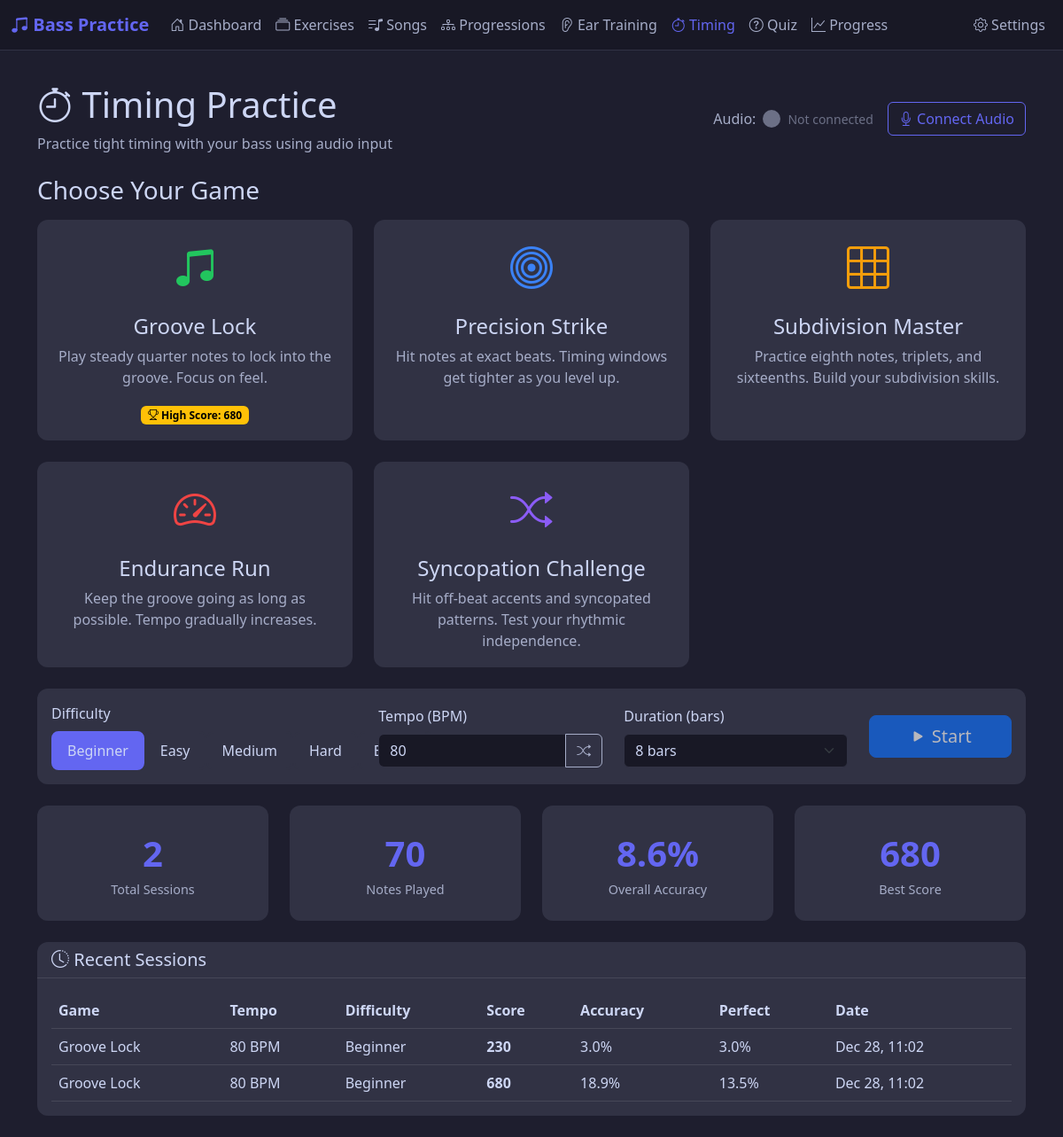
Screenshot of /timing with the database file from the repository.
### app/models.py (models this page shows, shortened)
class TimingHighScore(db.Model):
    __tablename__ = 'timing_high_scores'
    id = db.Column(db.Integer, primary_key=True)
    game_mode = db.Column(db.String(30), nullable=False)
    tempo_bpm = db.Column(db.Integer, nullable=False)
    difficulty = db.Column(db.Integer, default=1)
    high_score = db.Column(db.Integer, default=0)
    best_accuracy = db.Column(db.Float, default=0.0)  # Percentage
    best_streak = db.Column(db.Integer, default=0)  # Consecutive perfect hits
    achieved_at = db.Column(db.DateTime, default=datetime.utcnow)

class TimingSession(db.Model):
    __tablename__ = 'timing_sessions'
    id = db.Column(db.Integer, primary_key=True)
    session_date = db.Column(db.Date, nullable=False, default=date.today)
    tempo_bpm = db.Column(db.Integer, nullable=False)
    game_mode = db.Column(db.String(30), nullable=False)  # groove, precision, endurance, subdivisions
    difficulty = db.Column(db.Integer, default=1)  # 1-5
    total_notes = db.Column(db.Integer, default=0)
    perfect_hits = db.Column(db.Integer, default=0)  # Within tight threshold
    good_hits = db.Column(db.Integer, default=0)  # Within acceptable threshold
    early_hits = db.Column(db.Integer, default=0)
    late_hits = db.Column(db.Integer, default=0)
    missed_notes = db.Column(db.Integer, default=0)
    average_timing_ms = db.Column(db.Float, default=0.0)  # Average deviation from perfect
    score = db.Column(db.Integer, default=0)
    duration_seconds = db.Column(db.Integer, default=0)
    created_at = db.Column(db.DateTime, default=datetime.utcnow)
    @property
    def accuracy_percentage(self):
        if self.total_notes == 0:
            return 0
        return round((self.perfect_hits + self.good_hits) / self.total_notes * 100, 1)
    @property
    def perfect_percentage(self):
        if self.total_notes == 0:
            return 0
        return round(self.perfect_hits / self.total_notes * 100, 1)

### app/routes.py (the view)
@main_bp.route('/timing')
def timing_practice():
    high_scores = {}
    for mode in GAME_MODES.keys():
        best = TimingHighScore.query.filter_by(game_mode=mode).order_by(
            TimingHighScore.high_score.desc()
        ).first()
        high_scores[mode] = best
    recent_sessions = TimingSession.query.order_by(
        TimingSession.created_at.desc()
    ).limit(10).all()
    total_sessions = TimingSession.query.count()
    total_notes = db.session.query(db.func.sum(TimingSession.total_notes)).scalar() or 0
    total_perfect = db.session.query(db.func.sum(TimingSession.perfect_hits)).scalar() or 0
    overall_accuracy = round(total_perfect / total_notes * 100, 1) if total_notes > 0 else 0
    best_session = TimingSession.query.order_by(TimingSession.score.desc()).first()
    return render_template('timing_practice.html',
        game_modes=GAME_MODES,
        difficulty_levels=DIFFICULTY_LEVELS,
        high_scores=high_scores,
        recent_sessions=recent_sessions,
        total_sessions=total_sessions,
        total_notes=total_notes,
        overall_accuracy=overall_accuracy,
        best_session=best_session
    )

### app/templates/timing_practice.html (shortened to what this page needs)
{% extends "base.html" %}
{% block content %}
<div class="container py-4">
    <div class="d-flex justify-content-between align-items-center mb-4">
        <div>
            <h1><i class="bi bi-stopwatch"></i> Timing Practice</h1>
            <p class="text-secondary mb-0">Practice tight timing with your bass using audio input</p>
        </div>
        <div class="d-flex align-items-center gap-3">
            <div class="d-flex align-items-center gap-2">
                <span class="text-secondary">Audio:</span>
                <div class="audio-indicator" id="audio-status"></div>
                <span id="audio-status-text" class="text-muted small">Not connected</span>
            </div>
            <button class="btn btn-outline-primary" id="connect-audio-btn">
                <i class="bi bi-mic"></i> Connect Audio
            </button>
        </div>
    </div>
    <div id="game-selection">
        <h3 class="mb-3">Choose Your Game</h3>
        <div class="row g-4 mb-4">
            {% for mode_id, mode in game_modes.items() %}
            <div class="col-md-4">
                <div class="card game-card h-100" data-mode="{{ mode_id }}">
                    <div class="card-body text-center">
                        <div class="game-icon" style="color: {{ mode.color }};">
                            <i class="bi bi-{{ mode.icon }}"></i>
                        </div>
                        <h4 class="card-title">{{ mode.name }}</h4>
                        <p class="card-text">{{ mode.description }}</p>
                        {% if high_scores.get(mode_id) %}
                        <div class="mt-3">
                            <span class="badge bg-warning text-dark">
                                <i class="bi bi-trophy"></i> High Score: {{ high_scores[mode_id].high_score }}
                            </span>
                        </div>
                        {% endif %}
                    </div>
                </div>
            </div>
            {% endfor %}
        </div>
        <div class="card mb-4">
            <div class="card-body">
                <div class="row align-items-center">
                    <div class="col-md-4">
                        <label class="form-label">Difficulty</label>
                        <div class="btn-group d-flex" role="group">
                            {% for level, config in difficulty_levels.items() %}
                            <button type="button" class="difficulty-btn flex-fill {% if level == 1 %}selected{% endif %}" data-difficulty="{{ level }}">
                                {{ config.name }}
                            </button>
                            {% endfor %}
                        </div>
                    </div>
                    <div class="col-md-3">
                        <label class="form-label">Tempo (BPM)</label>
                        <div class="input-group">
                            <input type="number" class="form-control" id="tempo-input" min="40" max="200" value="80">
                            <button class="btn btn-outline-secondary" type="button" id="random-tempo-btn" title="Random tempo">
                                <i class="bi bi-shuffle"></i>
                            </button>
                        </div>
                    </div>
                    <div class="col-md-3">
                        <label class="form-label">Duration (bars)</label>
                        <select class="form-select" id="duration-select">
                            <option value="8" selected>8 bars</option>
                        </select>
                    </div>
                    <div class="col-md-2 d-flex align-items-end">
                        <button class="btn btn-primary btn-lg w-100" id="start-game-btn" disabled>
                            <i class="bi bi-play-fill"></i> Start
                        </button>
                    </div>
                </div>
            </div>
        </div>
        <div class="row g-4">
            <div class="col-md-3">
                <div class="card stat-card">
                    <div class="stat-value">{{ total_sessions }}</div>
                    <div class="stat-label">Total Sessions</div>
                </div>
            </div>
            <div class="col-md-3">
                <div class="card stat-card">
                    <div class="stat-value">{{ total_notes }}</div>
                    <div class="stat-label">Notes Played</div>
                </div>
            </div>
            <div class="col-md-3">
                <div class="card stat-card">
                    <div class="stat-value">{{ overall_accuracy }}%</div>
                    <div class="stat-label">Overall Accuracy</div>
                </div>
            </div>
            <div class="col-md-3">
                <div class="card stat-card">
                    <div class="stat-value">{% if best_session %}{{ best_session.score }}{% else %}0{% endif %}</div>
                    <div class="stat-label">Best Score</div>
                </div>
            </div>
        </div>
        {% if recent_sessions %}
        <div class="card mt-4">
            <div class="card-header">
                <h5 class="mb-0"><i class="bi bi-clock-history"></i> Recent Sessions</h5>
            </div>
            <div class="card-body">
                <div class="table-responsive">
                    <table class="table table-dark table-hover mb-0">
                        <thead>
                            <tr>
                                <th>Game</th>
                                <th>Tempo</th>
                                <th>Difficulty</th>
                                <th>Score</th>
                                <th>Accuracy</th>
                                <th>Perfect</th>
                                <th>Date</th>
                            </tr>
                        </thead>
                        <tbody>
                            {% for session in recent_sessions %}
                            <tr>
                                <td>{{ game_modes[session.game_mode].name if session.game_mode in game_modes else session.game_mode }}</td>
                                <td>{{ session.tempo_bpm }} BPM</td>
                                <td>{{ difficulty_levels[session.difficulty].name if session.difficulty in difficulty_levels else session.difficulty }}</td>
                                <td><strong>{{ session.score }}</strong></td>
                                <td>{{ session.accuracy_percentage }}%</td>
                                <td>{{ session.perfect_percentage }}%</td>
                                <td>{{ session.created_at.strftime('%b %d, %H:%M') }}</td>
                            </tr>
                            {% endfor %}
                        </tbody>
                    </table>
                </div>
            </div>
        </div>
        {% endif %}
    </div>
</div>
{% endblock %}

### app/templates/base.html (style rules this page uses)
:root { --primary-color: #6366f1; --secondary-color: #8b5cf6; --accent-color: #f59e0b; --dark-bg: #1e1e2e; --darker-bg: #181825; --card-bg: #313244; --text-primary: #cdd6f4; --text-secondary: #a6adc8; --text-muted: #6c7086; }
body { background-color: var(--dark-bg); color: var(--text-primary); font-family: 'Segoe UI', system-ui, sans-serif; min-height: 100vh; }
h1, h2, h3, h4, h5, h6 { color: var(--text-primary); }
p, span, div, li, td, th, label { color: var(--text-primary); }
.text-secondary { color: var(--text-secondary) !important; }
.text-muted { color: var(--text-muted) !important; }
.card { background-color: var(--card-bg); border: none; border-radius: 12px; color: var(--text-primary); }
.card-title, .card-header, .card-body, .card-footer { color: var(--text-primary); }
.card-header { background-color: transparent; border-bottom: 1px solid rgba(255,255,255,0.1); color: var(--text-primary); }
.card-text { color: var(--text-secondary); }
.btn-primary { background-color: var(--primary-color); border-color: var(--primary-color); color: #ffffff; }
.btn-outline-primary { color: var(--primary-color); border-color: var(--primary-color); }
.btn-outline-secondary { color: var(--text-secondary); border-color: var(--text-secondary); }
.badge { color: #ffffff; }
.badge.bg-warning { color: #000000 !important; }
.stat-card { text-align: center; padding: 1.5rem; }
.stat-card .stat-value { font-size: 2.5rem; font-weight: 700; color: var(--primary-color); }
.stat-card .stat-label { color: var(--text-secondary); font-size: 0.9rem; }
.form-control, .form-select { background-color: var(--darker-bg); border-color: var(--card-bg); color: var(--text-primary); }
.form-control::placeholder { color: var(--text-muted); }
.form-label { color: var(--text-primary); }
.form-select option { background-color: var(--darker-bg); color: var(--text-primary); }
input, textarea, select { color: var(--text-primary) !important; }
input::placeholder, textarea::placeholder { color: var(--text-muted) !important; }
.table { color: var(--text-primary); --bs-table-color: var(--text-primary); }
.table-dark { --bs-table-bg: var(--card-bg); --bs-table-color: var(--text-primary); --bs-table-border-color: rgba(255,255,255,0.1); color: var(--text-primary); }
.table-dark th, .table-dark td { color: var(--text-primary); }
small, .small { color: var(--text-secondary); }

### app/templates/timing_practice.html (style rules this page uses)
.game-card { cursor: pointer; transition: all 0.3s ease; border: 2px solid transparent; }
.game-icon { font-size: 3rem; margin-bottom: 1rem; }
.audio-indicator { width: 20px; height: 20px; border-radius: 50%; background: #6c7086; transition: all 0.1s ease; }
.difficulty-btn { padding: 0.5rem 1rem; border-radius: 8px; border: 2px solid var(--card-bg); background: transparent; color: var(--text-primary); cursor: pointer; transition: all 0.2s ease; }
.difficulty-btn.selected { background: var(--primary-color); border-color: var(--primary-color); }

### rows the page displays
TimingHighScore: high_score "680"
TimingSession: score "680", game_mode "Groove Lock", tempo_bpm "80", difficulty "Beginner", accuracy_percentage "18.9", perfect_percentage "13.5", created_at "Dec 28, 11:02"
TimingSession: game_mode "Groove Lock", tempo_bpm "80", difficulty "Beginner", score "230", accuracy_percentage "3.0", perfect_percentage "3.0", created_at "Dec 28, 11:02"

### other values shown
{{ mode.name }} "Groove Lock" "Precision Strike" "Subdivision Master" "Endurance Run" "Syncopation Challenge"
{{ mode.description }} "Play steady quarter notes to lock into the groove. Focus on feel." "Hit notes at exact beats. Timing windows get tighter as you level up." "Practice eighth notes, triplets, and sixteenths. Build your subdivision skills." "Keep the groove going as long as possible. Tempo gradually increases." "Hit off-beat accents and syncopated patterns. Test your rhythmic independence."
{{ config.name }} "Beginner" "Easy" "Medium" "Hard"
{{ total_sessions }} "2"
{{ total_notes }} "70"
{{ overall_accuracy }} "8.6"
